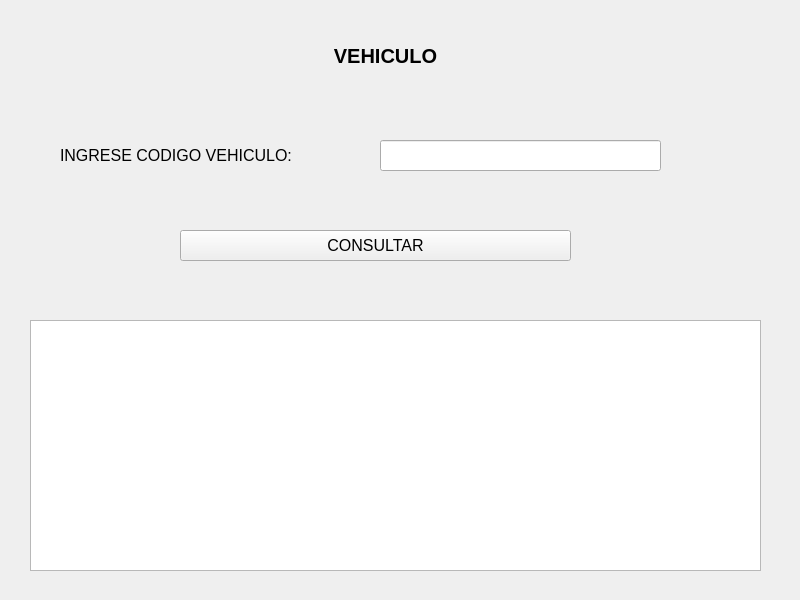
<?xml version="1.0" encoding="UTF-8"?>
<ui version="4.0">
 <class>MainWindow</class>
 <widget class="QMainWindow" name="MainWindow">
  <property name="geometry">
   <rect>
    <x>0</x>
    <y>0</y>
    <width>800</width>
    <height>600</height>
   </rect>
  </property>
  <property name="windowTitle">
   <string>MainWindow</string>
  </property>
  <widget class="QWidget" name="centralwidget">
   <widget class="QLabel" name="label">
    <property name="geometry">
     <rect>
      <x>190</x>
      <y>40</y>
      <width>391</width>
      <height>31</height>
     </rect>
    </property>
    <property name="font">
     <font>
      <pointsize>15</pointsize>
      <weight>75</weight>
      <bold>true</bold>
     </font>
    </property>
    <property name="text">
     <string>VEHICULO</string>
    </property>
    <property name="alignment">
     <set>Qt::AlignCenter</set>
    </property>
   </widget>
   <widget class="QLabel" name="label_10">
    <property name="geometry">
     <rect>
      <x>60</x>
      <y>140</y>
      <width>231</width>
      <height>31</height>
     </rect>
    </property>
    <property name="font">
     <font>
      <pointsize>12</pointsize>
     </font>
    </property>
    <property name="text">
     <string>INGRESE CODIGO VEHICULO: </string>
    </property>
   </widget>
   <widget class="QLineEdit" name="txtcodVehi">
    <property name="geometry">
     <rect>
      <x>380</x>
      <y>140</y>
      <width>281</width>
      <height>31</height>
     </rect>
    </property>
   </widget>
   <widget class="QPushButton" name="btnConsultar">
    <property name="geometry">
     <rect>
      <x>180</x>
      <y>230</y>
      <width>391</width>
      <height>31</height>
     </rect>
    </property>
    <property name="font">
     <font>
      <pointsize>12</pointsize>
     </font>
    </property>
    <property name="text">
     <string>CONSULTAR</string>
    </property>
   </widget>
   <widget class="QTextBrowser" name="txtResultado">
    <property name="geometry">
     <rect>
      <x>30</x>
      <y>320</y>
      <width>731</width>
      <height>251</height>
     </rect>
    </property>
   </widget>
  </widget>
 </widget>
 <resources/>
 <connections/>
</ui>
